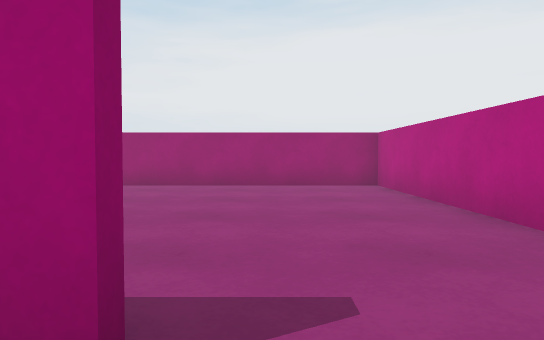
View 1 (above)

18 first-person views from a walk through a scene from a Unity 3-D project. The camera is 0.33 m above the floor, tilts 2° down and sees 70° across. The floor is counted in squares, 0.5 m on a side. Each view is taken from the middle of a square. On the plan, view 1 faces up. The plan holds only what a view shows up to about 11 squares ahead; the rest is blank.

View 2
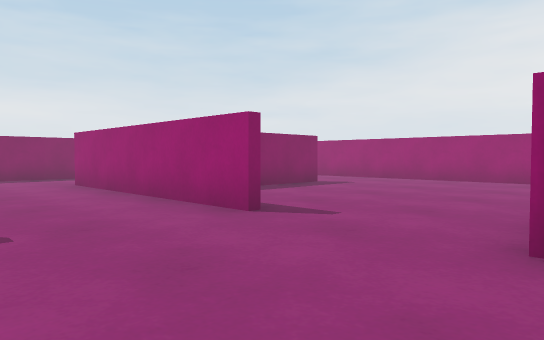

View 3
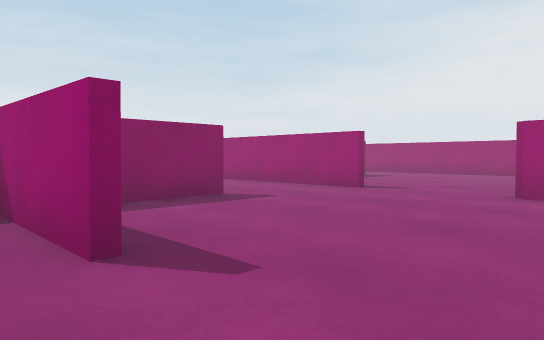

View 4
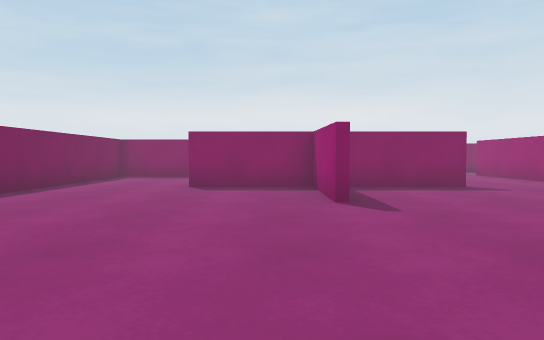

View 5
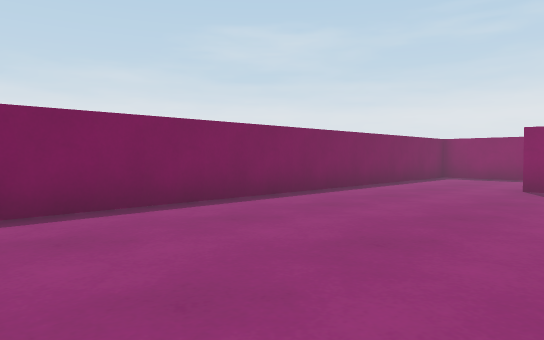

View 6
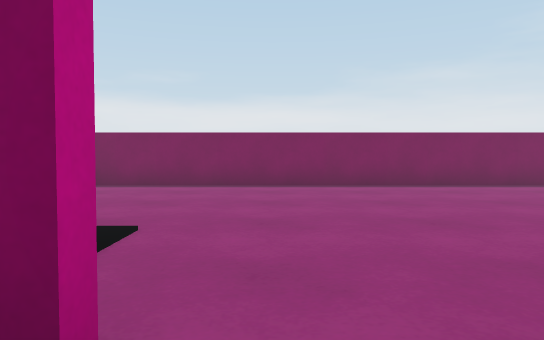

View 7
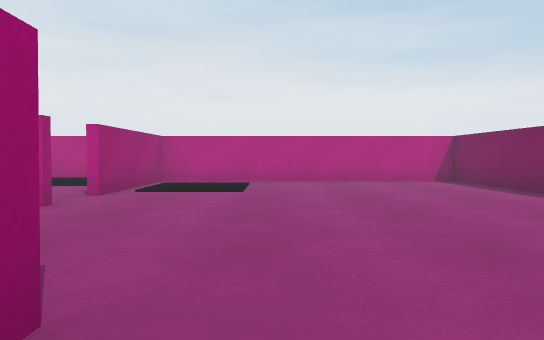

View 8
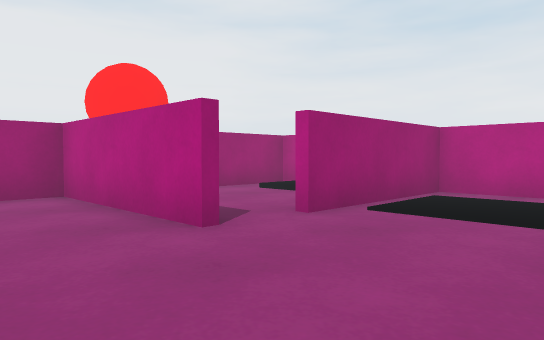

View 9
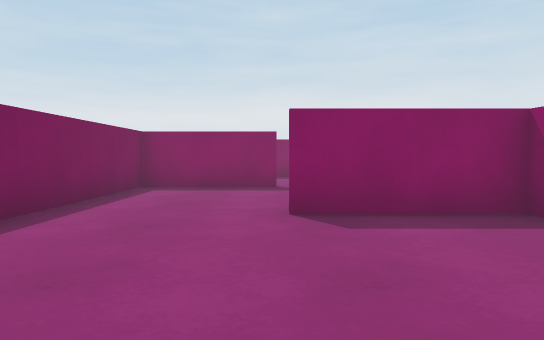

View 10
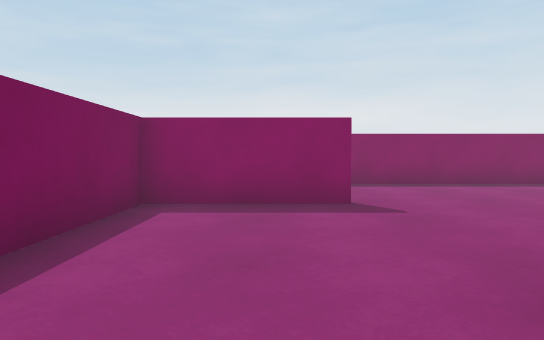

View 11
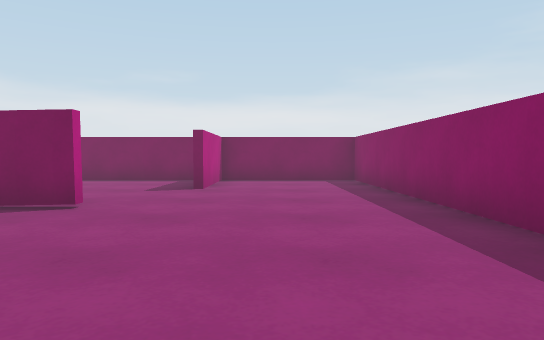

View 12
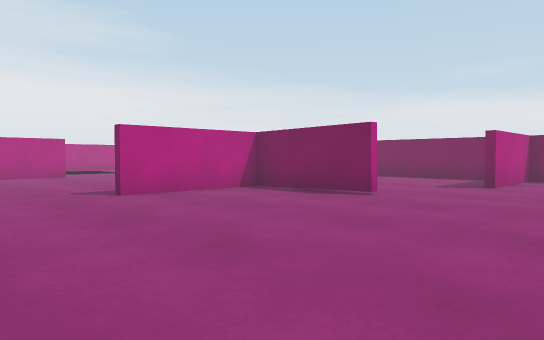

View 13
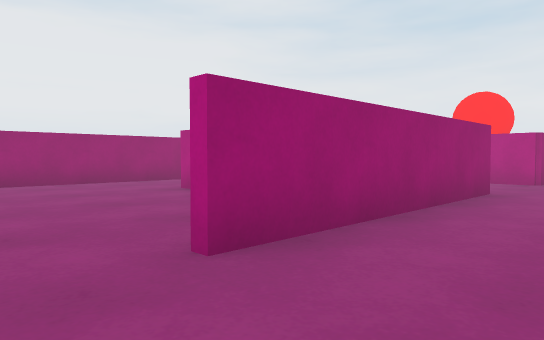

View 14
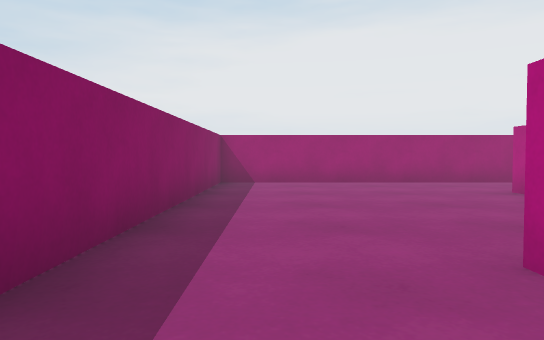

View 15
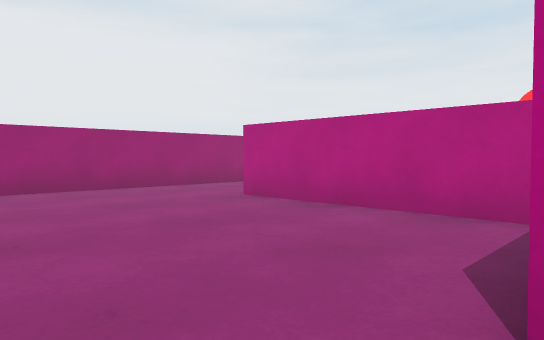

View 16
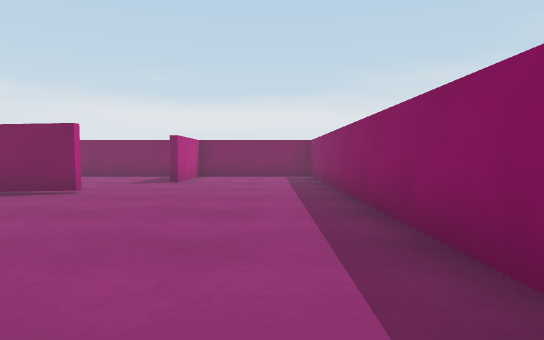

View 17
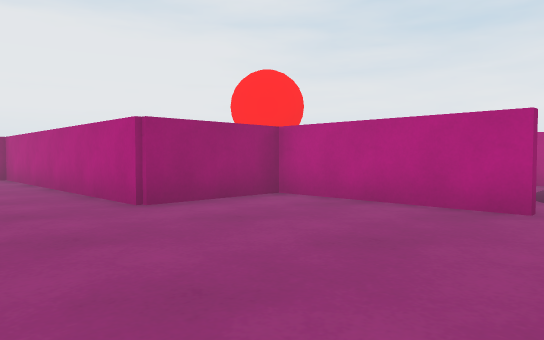

View 18
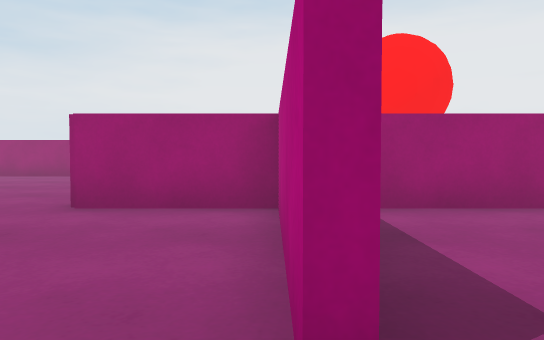

### Floor plan
Ten units are one square. View 1 is at (0, 0); x grows to the right and y downward. Boxes are objects, and circles mark ways between rooms. Rooms are numbered by the first view taken in them; rooms with no view inside come last. Other rooms are left out.
<svg viewBox="-98 -93 206 207">
<path fill="none" stroke="#000" d="M16 51 -16 51M51 31 51 -9 24 -9 24 -88 -36 -88M-14 18 -14 44M-14 51 -14 79M-4 -11 -16 -11M-54 79 -54 109M-51 108 103 108 103 30 65 30M-34 -61 -34 -40M103 22 103 -9 64 -9M-46 49 -16 49M-16 51 -16 18M-93 -6 -93 108 -51 108M-16 -11 -65 -11M-56 109 -56 79M-36 -19 -36 -61M-36 -88 -93 -88 -93 -6"/>
<circle cx="60" cy="20" r="3" fill="#2a7"/>
<circle cx="-10" cy="5" r="3" fill="#2a7"/>
<circle cx="-50" cy="65" r="3" fill="#2a7"/>
<circle cx="-30" cy="-75" r="3" fill="#2a7"/>
<circle cx="-75" cy="-10" r="3" fill="#2a7"/>
<text x="20" y="30">1</text>
<text x="70" y="10">2</text>
<text x="-60" y="40">3</text>
<text x="-60" y="-50">4</text>
</svg>
Room 1 opens to room 2. Room 1 opens to room 3. Room 1 opens to room 4. Room 3 opens to room 4.

Where each view was taken, in squares from view 1:
view 1: 0 up, 0 right, facing up
view 2: 2 down, 3 right, facing up-left
view 3: 6 down, 4 right, facing up-left
view 4: 6 down, 7 right, facing left
view 5: 6 down, 7 right, facing down-left
view 6: 2 down, 6 right, facing down
view 7: 6 down, 0 right, facing right
view 8: 6 down, 3 right, facing up-right
view 9: 8 down, 3 right, facing left
view 10: 9 down, 0 right, facing left
view 11: 0 up, 7 left, facing down
view 12: 1 up, 8 left, facing down-right
view 13: 1 down, 8 left, facing up-right
view 14: 1 down, 8 left, facing up
view 15: 1 up, 8 left, facing up-right
view 16: 2 up, 8 left, facing down
view 17: 4 down, 0 right, facing up-right
view 18: 4 down, 5 right, facing up
